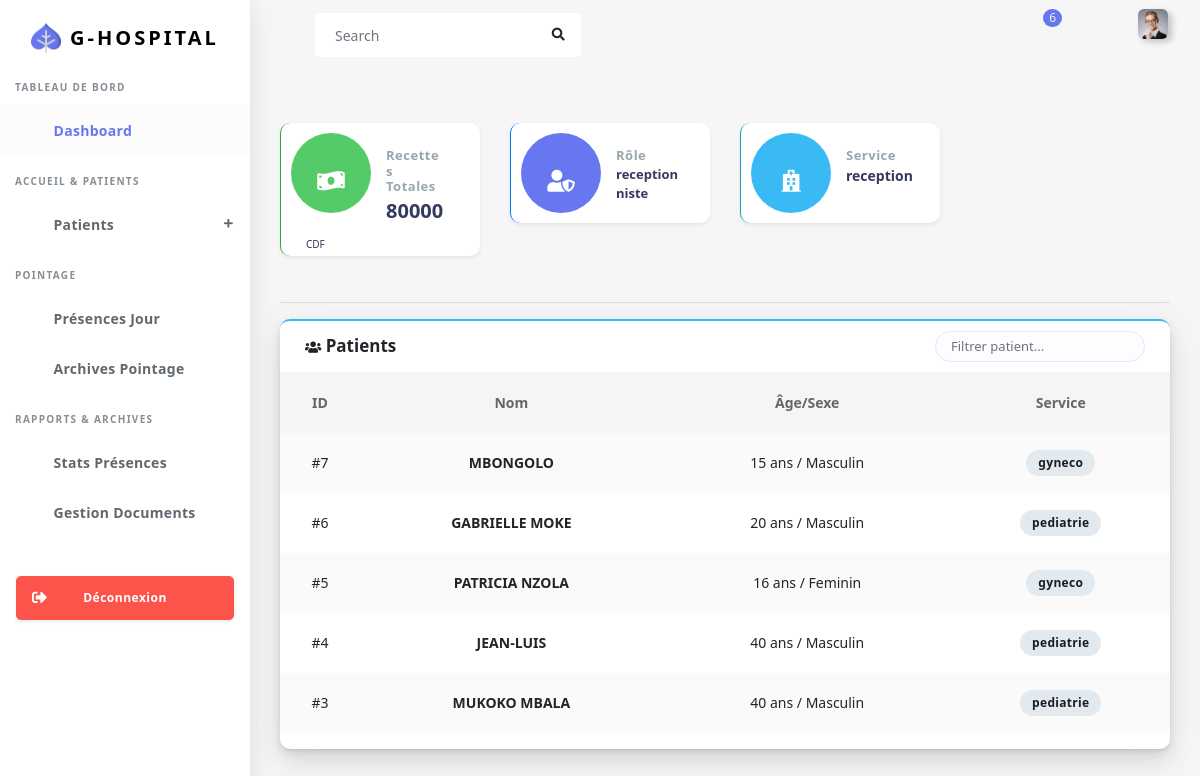
Screenshot of /panel/ (signed in) with the database file from the repository.
### app/models.py (models this page shows, shortened)
class TypeFonction(models.Model):
    type_fonction = models.CharField(max_length=30)

class Service(models.Model):
    nom = models.CharField(max_length=50)

class Patient(models.Model):
    noms = models.CharField(max_length=80)
    TYPE_SEXE = [('Masculin', 'masculin'), ('Feminin','feminin')]
    sexe = models.CharField(max_length=15, choices=TYPE_SEXE)
    age = models.IntegerField()
    adresse = models.CharField(max_length=100)
    poids = models.IntegerField()
    dateEn = models.DateTimeField(auto_now_add=True)
    phone_responsable = models.CharField(max_length=20, null=True, blank=True)
    userPatient = models.ForeignKey(User, on_delete=models.CASCADE, null=True)
    TYPECOMMUNE = [
        ('limete','Limete'), ('masina','Masina'), ('matete', 'Matete'),
        ('lemba', 'Lemba'), ("n'djili", "N'djili"), ('ngaliema', 'Ngaliema'), ('gombe','Gombe')
    ]
    commune = models.CharField(max_length=50, null=True, choices=TYPECOMMUNE)
    service_patient = models.ForeignKey('Service', on_delete=models.SET_NULL, null=True)
    class Meta:
        ordering = ['-id']

### app/views.py (the view, shortened to what this page needs)
# urls.py: path('panel/', views.panel , name = 'panel') ,
@login_required()
def panel(request):
    myUser = Fonction.objects.filter(user_fonction=request.user).select_related('fonction', 'service').first()
    if not myUser:
        return render(request, 'back/index.html', {'error': "Profil non trouvé."})
    role_affichage = myUser.fonction.type_fonction
    fonction_slug = str(role_affichage).strip().lower().replace('é', 'e')
    mon_service = myUser.service
    total_entrees = 0
    if "admin" in fonction_slug or "reception" in fonction_slug:
        total_entrees = Transaction.objects.aggregate(Sum('montant'))['montant__sum'] or 0
    context = {
        'userCount': User.objects.count(),
        'patientCount': Patient.objects.count(),
        'role_affichage': role_affichage,
        'fonction': fonction_slug,
        'mon_service': mon_service,
        'total_entrees': total_entrees,
    }
    if "admin" in fonction_slug:
        utilisateurs_list = Fonction.objects.all().select_related('user_fonction', 'fonction', 'service').order_by('user_fonction__username')
        paginator_u = Paginator(utilisateurs_list, 10)
        context['tous_les_utilisateurs'] = paginator_u.get_page(request.GET.get('page_u'))
    elif "reception" in fonction_slug:
        patients_list = Patient.objects.all().order_by('-id')
        paginator_p = Paginator(patients_list, 10)
        context['liste_patients'] = paginator_p.get_page(request.GET.get('page_p'))
    elif "medecin" in fonction_slug:
        if mon_service:
            context['file_attente'] = Consultation.objects.filter(statut='DOCTEUR', patient__service_patient=mon_service).select_related('patient').order_by('-date_creation')
    return render(request, 'back/index.html', context)

### app/templates/back/index.html (shortened to what this page needs)
<!DOCTYPE html>
<html lang="fr">
{% load static %}
<head>
    <link rel="stylesheet" href="{% static 'back/assets/css/app.min.css' %}">
    <link rel="stylesheet" href="{% static 'back/assets/css/style.css' %}">
    <link rel="stylesheet" href="{% static 'back/assets/css/components.css' %}">
    <link rel="stylesheet" href="https://use.fontawesome.com/releases/v5.7.2/css/all.css">
</head>
<body>
    <div id="app">
        <div class="main-wrapper main-wrapper-1">
            {% include "back/query/nav.html" %}
            {% include "back/query/sidebar.html" %}
            <div class="main-content">
                <section class="section">
                    <div class="row">
                        {% if "admin" in fonction or "reception" in fonction %}
                        <div class="col-lg-3 col-md-6 col-12">
                            <div class="card card-statistic-1 shadow-sm border-left border-success">
                                <div class="card-icon bg-success"><i class="fas fa-money-bill-wave"></i></div>
                                <div class="card-wrap">
                                    <div class="card-header"><h4>Recettes Totales</h4></div>
                                    <div class="card-body">{{ total_entrees|default:"0" }} <small style="font-size: 10px;">CDF</small></div>
                                </div>
                            </div>
                        </div>
                        {% endif %}
                        <div class="col-lg-3 col-md-6 col-12">
                            <div class="card card-statistic-1 shadow-sm border-left border-primary">
                                <div class="card-icon bg-primary"><i class="fas fa-user-shield"></i></div>
                                <div class="card-wrap">
                                    <div class="card-header"><h4>Rôle</h4></div>
                                    <div class="card-body" style="font-size: 13px;">{{ role_affichage }}</div>
                                </div>
                            </div>
                        </div>
                        <div class="col-lg-3 col-md-6 col-12">
                            <div class="card card-statistic-1 shadow-sm border-left border-info">
                                <div class="card-icon bg-info"><i class="fas fa-hospital"></i></div>
                                <div class="card-wrap">
                                    <div class="card-header"><h4>Service</h4></div>
                                    <div class="card-body" style="font-size: 14px; font-weight: bold;">{{ mon_service.nom|default:"Direction" }}</div>
                                </div>
                            </div>
                        </div>
                    </div>
                    <hr>
                    {% if "reception" in fonction %}
                    <div class="card card-info">
                        <div class="card-header d-flex justify-content-between">
                            <h4><i class="fas fa-users"></i> Patients</h4>
                            <input type="text" id="searchPatient" class="form-control col-md-3" placeholder="Filtrer patient...">
                        </div>
                        <div class="card-body p-0">
                            <div class="table-responsive">
                                <table class="table table-striped text-center" id="patientTable">
                                    <thead><tr><th>ID</th><th>Nom</th><th>Âge/Sexe</th><th>Service</th></tr></thead>
                                    <tbody>
                                        {% for p in liste_patients %}
                                        <tr>
                                            <td>#{{ p.id }}</td>
                                            <td class="text-uppercase font-weight-bold">{{ p.noms }}</td>
                                            <td>{{ p.age }} ans / {{ p.sexe }}</td>
                                            <td><span class="badge badge-light">{{ p.service_patient.nom|default:"--" }}</span></td>
                                        </tr>
                                        {% endfor %}
                                    </tbody>
                                </table>
                            </div>
                        </div>
                    </div>
                    {% endif %}
                </section>
            </div>
        </div>
    </div>
</body>
</html>

### rows the page displays
TypeFonction: type_fonction "receptionniste"
Service: nom "reception"
Patient: id "7", noms "MBONGOLO", age "15", sexe "Masculin", service_patient.nom "gyneco"
Patient: id "6", noms "GABRIELLE MOKE", age "20", sexe "Masculin", service_patient.nom "pediatrie"
Patient: id "5", noms "PATRICIA NZOLA", age "16", sexe "Feminin", service_patient.nom "gyneco"
Patient: id "4", noms "JEAN-LUIS", age "40", sexe "Masculin", service_patient.nom "pediatrie"
Patient: id "3", noms "MUKOKO MBALA", age "40", sexe "Masculin", service_patient.nom "pediatrie"

### other values shown
{{ total_entrees|default:"0" }} "80000"
